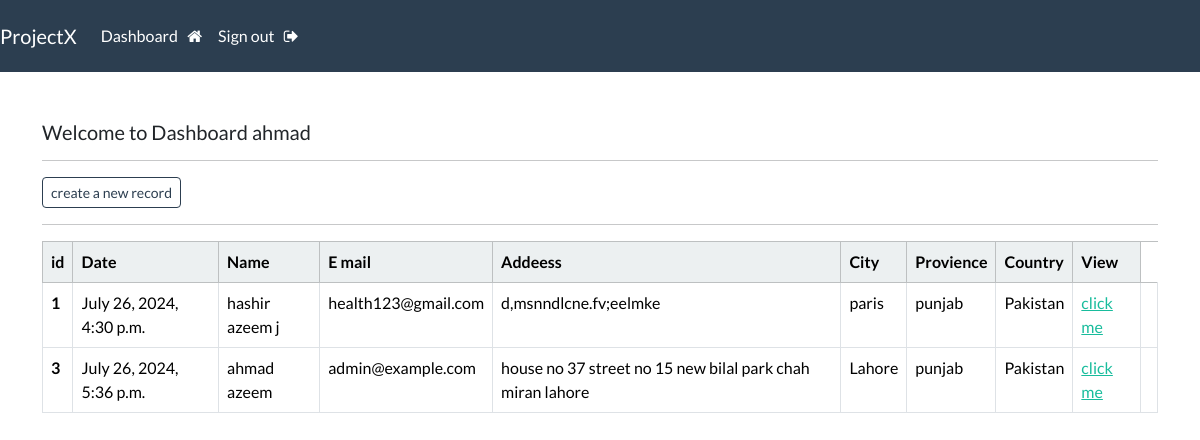
The page /dashboard (signed in) on the database its author committed.
### webapp/models.py (models this page shows, shortened)
class Record (models.Model):
    creation_date=models.DateTimeField(auto_now_add=True)
    first_name=models.CharField(max_length=80)
    last_name=models.CharField(max_length=80)
    email  =models.EmailField()
    phone=models.CharField(max_length=80)
    address=models.CharField(max_length=300)
    city =models.CharField(max_length=80)
    province=models.CharField(max_length=80)
    country=models.CharField(max_length=100)

### webapp/views.py (the view)
# urls.py: path('dashboard', views.dashboard,name='dashboard'),
@login_required(login_url='my-login')
def dashboard(request):
    my_record= Record.objects.all()
    context={'records':my_record}
    return render(request,'webapp/dashboard.html',context=context)

### webapp/templates/webapp/dashboard.html (shortened to what this page needs)
{% extends "webapp/base.html" %}
 {% block content %}
<br>
<br>
 <h5>Welcome to Dashboard  {{user}}</h5>
 <hr>
 <a class="btn btn-outline-primary btn-sm" href="{% url 'create_record' %}">
    create a new record
   </a>
   <hr>
   <table class="table table-hover table table-bordered">
    <thead class="table-light">
      <tr>
        <th scope="col">id</th>
        <th scope="col">Date</th>
        <th scope="col"> Name</th>
        <th scope="col">E mail</th>
        <th scope="col">Addeess</th>
        <th scope="col">City</th>
        <th scope="col">Provience</th>
        <th scope="col">Country</th>
        <th scope="col">View</th>
      </tr>
    </thead>
    {% for record in records %}
     <tbody>
      <tr>
         <th scope="row"> {{record.id}}</th>
         <td>{{record.creation_date}}</td>
         <td>{{record.first_name}} {{record.last_name}}</td>
         <td>{{record.email}}</td>
         <td>{{record.address}}</td>
         <td>{{record.city}}</td>
         <td>{{record.province}}</td>
         <td>{{record.country}}</td>
         <td><a href="{% url 'record' record.id %}">click me </a></td>
         <td></td>
        </tr>
      </tbody>
    {% endfor %}
  </table>
{% endblock  %}

### webapp/templates/webapp/base.html (shortened to what this page needs)
{% load static %}
<!DOCTYPE html>
<html lang="en">
<head>
    <link rel="stylesheet" href="https://bootswatch.com/5/flatly/bootstrap.min.css">
    <link rel="stylesheet" href="{% static 'CSS/styles.css' %}">
    <link rel="stylesheet" href="https://cdnjs.cloudflare.com/ajax/libs/font-awesome/4.7.0/css/font-awesome.min.css">
</head>
<body>
    {% include 'webapp/nav.html' %}
    <div class="container">
        {% block content %}
        {% endblock %}
    </div>
</body>
</html>

### webapp/templates/webapp/nav.html (shortened to what this page needs)
<nav class="navbar navbar-expand-lg navbar-dark bg-primary justify-content-center">
  <a class="navbar-brand main-heading" href="{% url '' %}">ProjectX</a>
  <div class="collapse navbar-collapse text-center" id="navbarNavDropdown">
    <ul class="navbar-nav mr-auto">
      {% if user.is_authenticated %}
      <li class="nav-item">
        <a class="nav-link" href="{% url 'dashboard' %}">Dashboard &nbsp; <i class="fa fa-home" aria-hidden="true"></i></a>
      </li>
      <li class="nav-item">
        <a class="nav-link" href="{% url 'user_logout' %}">Sign out &nbsp; <i class="fa fa-sign-out" aria-hidden="true"></i></a>
      </li>
      {% endif %}
    </ul>
  </div>
</nav>

### rows shown on the page
Record: id "1", creation_date "July 26, 2024, 4:30 p.m.", first_name "hashir", last_name "azeem j", email "health123@gmail.com", address "d,msnndlcne.fv;eelmke", city "paris", province "punjab", country "Pakistan"
Record: id "3", creation_date "July 26, 2024, 5:36 p.m.", first_name "ahmad", last_name "azeem", email "admin@example.com", address "house no 37 street no 15 new bilal park chah miran lahore", city "Lahore", province "punjab", country "Pakistan"

### other values the page prints
{{ user }} "ahmad"
